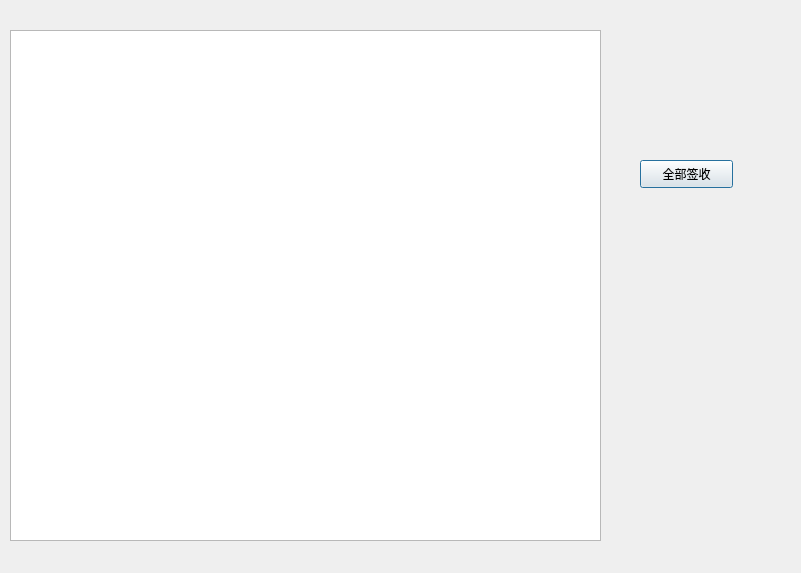
<?xml version="1.0" encoding="UTF-8"?>
<ui version="4.0">
 <class>SignForPackageWindow</class>
 <widget class="QDialog" name="SignForPackageWindow">
  <property name="geometry">
   <rect>
    <x>0</x>
    <y>0</y>
    <width>801</width>
    <height>573</height>
   </rect>
  </property>
  <property name="windowTitle">
   <string>Dialog</string>
  </property>
  <widget class="QTableWidget" name="PkgListTb">
   <property name="geometry">
    <rect>
     <x>10</x>
     <y>30</y>
     <width>591</width>
     <height>511</height>
    </rect>
   </property>
  </widget>
  <widget class="QPushButton" name="btn_Sign">
   <property name="geometry">
    <rect>
     <x>640</x>
     <y>160</y>
     <width>93</width>
     <height>28</height>
    </rect>
   </property>
   <property name="text">
    <string>全部签收</string>
   </property>
  </widget>
 </widget>
 <resources/>
 <connections/>
</ui>
